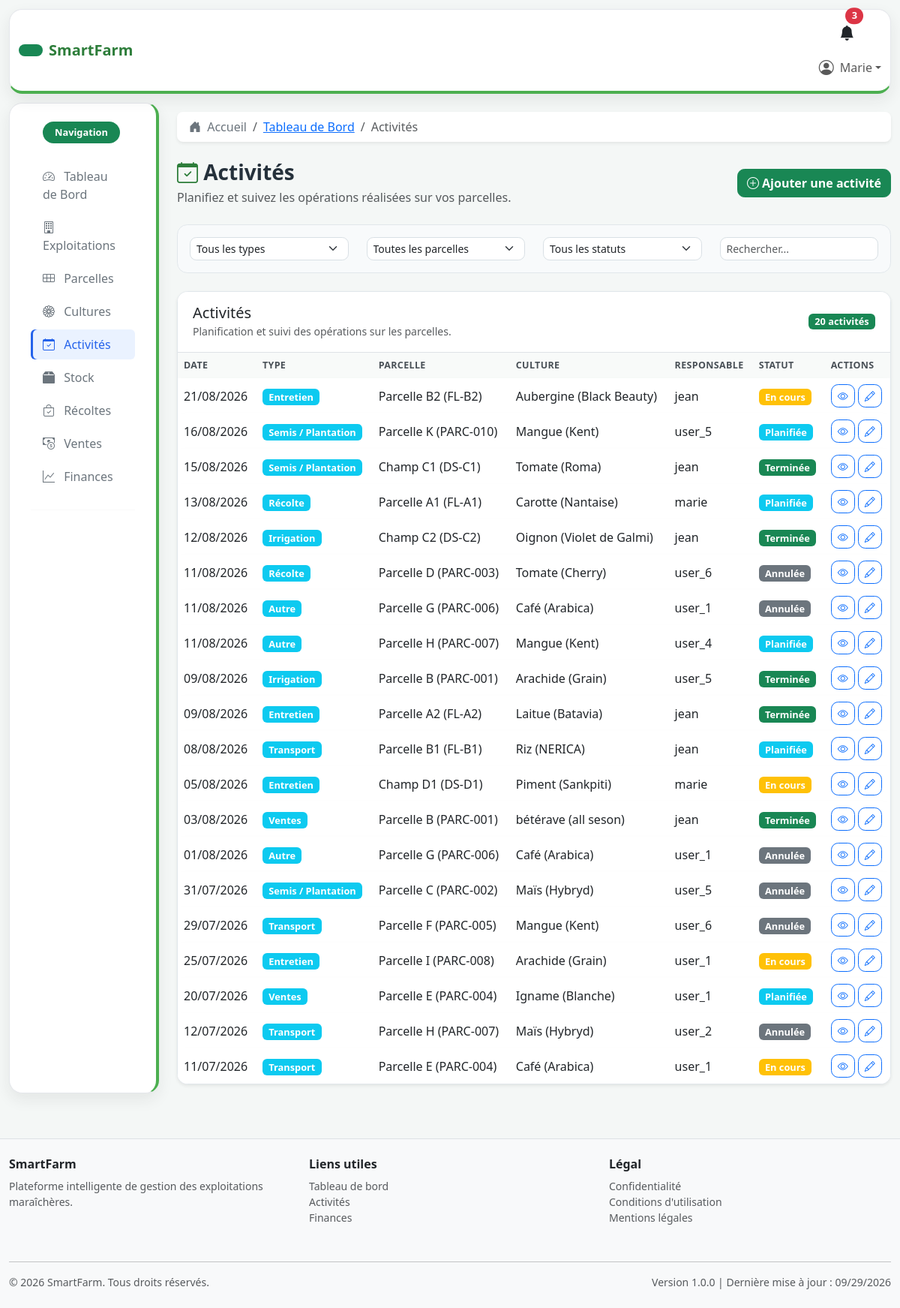
Before: /activites/ (signed in) with the older database file.
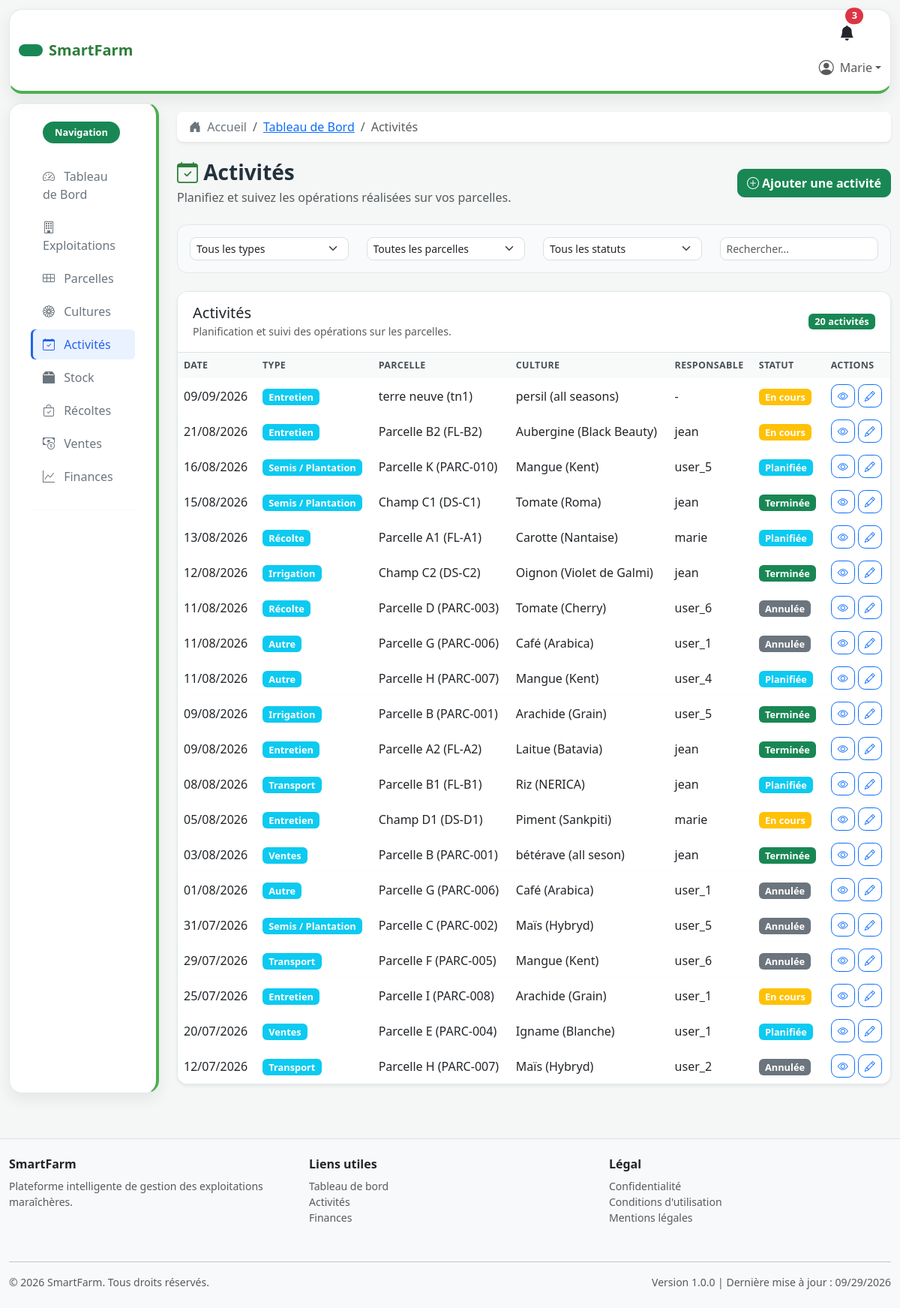
After: the same page with the newer database file.
### activites/models.py (models this page shows, shortened)
class Activite(models.Model):
    TYPE_CHOICES = [
        ('semis', 'Semis / Plantation'),
        ('entretien', 'Entretien'),
        ('irrigation', 'Irrigation'),
        ('recolte', 'Récolte'),
        ('ventes', 'Ventes'),
        ('transport', 'Transport'),
        ('autre', 'Autre'),
    ]
    STATUT_CHOICES = [
        ('planifie', 'Planifiée'),
        ('en_cours', 'En cours'),
        ('terminee', 'Terminée'),
        ('annulee', 'Annulée'),
    ]
    titre = models.CharField(max_length=200, help_text="Titre de l'activité")
    description = models.TextField(blank=True, help_text="Description détaillée")
    type_activite = models.CharField(max_length=20, choices=TYPE_CHOICES, default='autre')
    statut = models.CharField(max_length=20, choices=STATUT_CHOICES, default='planifie')
    parcelle = models.ForeignKey(
        Parcelle,
        on_delete=models.SET_NULL,
        null=True,
        blank=True,
        related_name='activites',
        help_text="Parcelle concernée par l'activité"
    )
    culture = models.ForeignKey(
        Culture,
        on_delete=models.SET_NULL,
        null=True,
        blank=True,
        related_name='activites',
        help_text="Culture concernée par l'activité"
    )
    responsable = models.ForeignKey(
        User,
        on_delete=models.SET_NULL,
        null=True,
        blank=True,
        related_name='activites',
        help_text="Responsable de l'activité"
    )
    date_debut = models.DateField(help_text="Date de début de l'activité")
    date_fin = models.DateField(null=True, blank=True, help_text="Date de fin prévue")
    date_creation = models.DateTimeField(auto_now_add=True, help_text="Date de création")
    date_modification = models.DateTimeField(auto_now=True, help_text="Date de dernière modification")
    class Meta:
        ordering = ['-date_debut', 'titre']
        verbose_name = 'Activité'
        verbose_name_plural = 'Activités'

### parcelles/models.py (models this page shows, shortened)
class Parcelle(models.Model):
    STATUT_CHOICES = [
        ('actif', 'Actif'),
        ('en_preparation', 'En préparation'),
        ('reposante', 'Reposante'),
        ('suspendu', 'Suspendu'),
    ]
    TYPE_SOL_CHOICES = [
        ('argileux', 'Argileux'),
        ('sableux', 'Sableux'),
        ('limoneux', 'Limoneux'),
        ('calcaire', 'Calcaire'),
        ('organique', 'Organique'),
        ('mixte', 'Mixte'),
    ]
    nom = models.CharField(
        max_length=100,
        help_text="Nom ou identifiant de la parcelle"
    )
    code = models.CharField(
        max_length=50,
        unique=True,
        help_text="Code unique de la parcelle"
    )
    superficie = models.DecimalField(
        max_digits=10,
        decimal_places=2,
        help_text="Superficie en m² ou hectares"
    )
    type_sol = models.CharField(
        max_length=50,
        choices=TYPE_SOL_CHOICES,
        default='mixte',
        help_text="Type de sol de la parcelle"
    )
    irrigation = models.BooleanField(
    default=False,
    help_text="Indique si la parcelle dispose d'un système d'irrigation"
    )
    latitude = models.DecimalField(
        max_digits=9,
        decimal_places=6,
        null=True,
        blank=True,
        help_text="Latitude GPS"
    )
    longitude = models.DecimalField(
        max_digits=9,
        decimal_places=6,
        null=True,
        blank=True,
        help_text="Longitude GPS"
    )
    description = models.TextField(
        blank=True,
        help_text="Description détaillée de la parcelle"
    )
    statut = models.CharField(
        max_length=20,
        choices=STATUT_CHOICES,
        default='actif',
        help_text="Statut actuel de la parcelle"
    )
    exploitation = models.ForeignKey(
        Exploitation,
        on_delete=models.CASCADE,
        related_name='parcelles',
        help_text="Exploitation à laquelle appartient cette parcelle"
    )
    photo = models.ImageField(
    upload_to='parcelles/',
    blank=True,
    null=True,
    help_text="Photo de la parcelle"
    )
    date_creation = models.DateTimeField(
        auto_now_add=True,
        help_text="Date et heure de création de la parcelle"
    )
    date_modification = models.DateTimeField(
        auto_now=True,
        help_text="Date et heure de dernière modification"
    )
    class Meta:
        ordering = ['nom']
        verbose_name = 'Parcelle'
        verbose_name_plural = 'Parcelles'
        db_table = 'parcelles_parcelle'
    def __str__(self):
        return f"{self.nom} ({self.code})"

### cultures/models.py (models this page shows, shortened)
class Culture(models.Model):
    STATUT_CHOICES = [
        ('en_croissance', 'En croissance'),
        ('mature', 'Mature'),
        ('recolte', 'Récolte'),
        ('terminee', 'Terminée'),
    ]
    nom = models.CharField(
        max_length=150,
        help_text="Nom de la culture"
    )
    variete = models.CharField(
        max_length=150,
        help_text="Variété de la culture"
    )
    parcelle = models.ForeignKey(
        Parcelle,
        on_delete=models.CASCADE,
        related_name='cultures',
        help_text="Parcelle associée à la culture"
    )
    date_semis = models.DateField(
        help_text="Date de semis ou de plantation"
    )
    date_prevision_recolte = models.DateField(
        help_text="Date prévue de récolte"
    )
    rendement_attendu = models.DecimalField(
        max_digits=7,
        decimal_places=2,
        null=True,
        blank=True,
        help_text="Rendement attendu en kg/m²"
    )
    statut = models.CharField(
        max_length=20,
        choices=STATUT_CHOICES,
        default='en_croissance',
        help_text="Statut actuel de la culture"
    )
    notes = models.TextField(
        blank=True,
        help_text="Notes supplémentaires sur la culture"
    )
    date_creation = models.DateTimeField(
        auto_now_add=True,
        help_text="Date de création de l'enregistrement"
    )
    date_modification = models.DateTimeField(
        auto_now=True,
        help_text="Date de dernière modification de l'enregistrement"
    )
    class Meta:
        ordering = ['-date_semis']
        verbose_name = 'Culture'
        verbose_name_plural = 'Cultures'
        db_table = 'cultures_culture'
    def __str__(self):
        return f"{self.nom} ({self.variete})"

### activites/views.py (the view, shortened to what this page needs)
# urls.py: path('', views.ActiviteListView.as_view(), name='liste'),
class ActiviteListView(LoginRequiredMixin, ListView):
    model = Activite
    template_name = 'activites/liste.html'
    context_object_name = 'activites'
    paginate_by = 20
    def get_queryset(self):
        queryset = Activite.objects.select_related('parcelle', 'culture', 'responsable').all()
        recherche = self.request.GET.get('q')
        type_activite = self.request.GET.get('type_activite')
        statut = self.request.GET.get('statut')
        parcelle = self.request.GET.get('parcelle')
        if type_activite:
            queryset = queryset.filter(type_activite=type_activite)
        if statut:
            queryset = queryset.filter(statut=statut)
        if parcelle:
            queryset = queryset.filter(parcelle__id=parcelle)
        return queryset.order_by('-date_debut')
    def get_context_data(self, **kwargs):
        context = super().get_context_data(**kwargs)
        from parcelles.models import Parcelle
        context['statuts'] = Activite.STATUT_CHOICES
        context['types'] = Activite.TYPE_CHOICES
        context['parcelles'] = Parcelle.objects.all()
        return context

### templates/activites/liste.html (shortened to what this page needs)
{% extends 'base.html' %}
{% load static %}
{% block breadcrumbs %}
    <li class="breadcrumb-item"><a href="{% url 'dashboard:accueil' %}">Tableau de Bord</a></li>
    <li class="breadcrumb-item active">Activités</li>
{% endblock %}
{% block content %}
<div class="row list-page-header mb-4 align-items-center">
    <div class="col-md-8">
        <h1 class="h3 mb-0">
            <i class="bi bi-calendar-check text-success"></i> Activités
        </h1>
        <p class="text-muted mb-0 mt-1">Planifiez et suivez les opérations réalisées sur vos parcelles.</p>
    </div>
    <div class="col-md-4 text-md-end">
        <a href="{% url 'activites:ajouter' %}" class="btn btn-success">
            <i class="bi bi-plus-circle"></i> Ajouter une activité
        </a>
    </div>
</div>
<div class="row mb-4">
    <div class="col-md-12">
        <div class="card filter-panel">
            <div class="card-body">
                <form method="GET" class="row">
                    <div class="col-md-3">
                        <select class="form-select form-select-sm" name="type_activite">
                            <option value="">Tous les types</option>
                        </select>
                    </div>
                    <div class="col-md-3">
                        <select class="form-select form-select-sm" name="parcelle">
                            <option value="">Toutes les parcelles</option>
                        </select>
                    </div>
                    <div class="col-md-3">
                        <select class="form-select form-select-sm" name="statut">
                            <option value="">Tous les statuts</option>
                        </select>
                    </div>
                    <div class="col-md-3">
                        <input type="text" class="form-control form-control-sm" name="q" placeholder="Rechercher..." value="{{ request.GET.q }}">
                    </div>
                </form>
            </div>
        </div>
    </div>
</div>
<div class="row">
    <div class="col-md-12">
        <div class="card data-card shadow-sm">
            <div class="card-header bg-white border-bottom d-flex justify-content-between align-items-center">
                <div>
                    <h5 class="mb-0">Activités</h5>
                    <small class="text-muted">Planification et suivi des opérations sur les parcelles.</small>
                </div>
                <span class="badge bg-success">{{ activites|length }} activités</span>
            </div>
            <div class="table-responsive">
                <table class="table table-hover align-middle mb-0">
                    <thead class="table-light">
                        <tr>
                            <th>Date</th>
                            <th>Type</th>
                            <th>Parcelle</th>
                            <th>Culture</th>
                            <th>Responsable</th>
                            <th>Statut</th>
                            <th>Actions</th>
                        </tr>
                    </thead>
                    <tbody>
                        {% for activite in activites %}
                        <tr>
                            <td>{{ activite.date_debut|date:'d/m/Y' }}</td>
                            <td><span class="badge bg-info">{{ activite.get_type_activite_display }}</span></td>
                            <td>{{ activite.parcelle|default:"-" }}</td>
                            <td>{{ activite.culture|default:"-" }}</td>
                            <td>{{ activite.responsable|default:"-" }}</td>
                            <td>
                                {% if activite.statut == 'terminee' %}
                                    <span class="badge bg-success">{{ activite.get_statut_display }}</span>
                                {% elif activite.statut == 'en_cours' %}
                                    <span class="badge bg-warning">{{ activite.get_statut_display }}</span>
                                {% elif activite.statut == 'planifie' %}
                                    <span class="badge bg-info">{{ activite.get_statut_display }}</span>
                                {% else %}
                                    <span class="badge bg-secondary">{{ activite.get_statut_display }}</span>
                                {% endif %}
                            </td>
                            <td>
                                <a href="{% url 'activites:detail' activite.pk %}" class="btn btn-sm btn-outline-primary"><i class="bi bi-eye"></i></a>
                                <a href="{% url 'activites:modifier' activite.pk %}" class="btn btn-sm btn-outline-primary"><i class="bi bi-pencil"></i></a>
                            </td>
                        </tr>
                        {% empty %}
                        <tr>
                            <td colspan="7" class="text-center text-muted py-4">Aucune activité trouvée.</td>
                        </tr>
                        {% endfor %}
                    </tbody>
                </table>
            </div>
        </div>
    </div>
</div>
{% endblock %}

### templates/includes/navbar.html (shortened to what this page needs)
<nav class="navbar navbar-light bg-white border-bottom sticky-top shadow-sm app-navbar">
    <div class="container-fluid">
        <a class="navbar-brand d-flex align-items-center gap-2" href="{% url 'dashboard:accueil' %}">
            <span class="badge bg-success rounded-pill py-2 px-3 text-white"></span>
            <span class="fs-5 fw-bold">SmartFarm</span>
        </a>
        <div class="ms-auto" id="navbarNav">
            <ul class="navbar-nav ms-auto align-items-center">
                <li class="nav-item me-2 d-none d-lg-block">
                    <a class="nav-link position-relative text-dark" href="{% url 'dashboard:accueil' %}">
                        <i class="bi bi-bell-fill fs-5"></i>
                        <span class="position-absolute top-0 start-100 translate-middle badge rounded-pill bg-danger">3</span>
                    </a>
                </li>
                <li class="nav-item dropdown">
                    <a class="nav-link dropdown-toggle d-flex align-items-center" href="#" id="userDropdown" role="button" data-bs-toggle="dropdown">
                        {% if user.is_authenticated and user.profil.photo %}
                            <img src="{{ user.profil.photo.url }}" alt="Photo de profil" class="rounded-circle" style="width: 32px; height: 32px; object-fit: cover;">
                        {% else %}
                            <i class="bi bi-person-circle fs-5"></i>
                        {% endif %}
                        <span class="ms-2">{% if user.is_authenticated %}{{ user.first_name|default:user.username }}{% else %}Invité{% endif %}</span>
                    </a>
                </li>
            </ul>
        </div>
    </div>
</nav>

Changed rows visible on the page:
no longer on this page (row unchanged): Activite: date_debut "11/07/2026", type_activite "Transport", parcelle "Parcelle E (PARC-004)", culture "Café (Arabica)", responsable "user_1", statut "En cours"
added Activite: date_debut "09/09/2026", type_activite "Entretien", parcelle "terre neuve (tn1)", culture "persil (all seasons)", responsable "-", statut "En cours"
